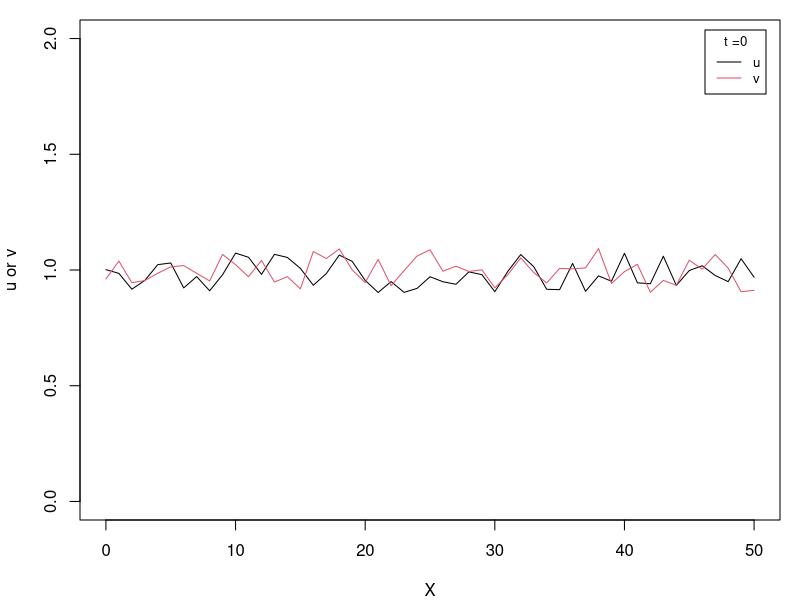
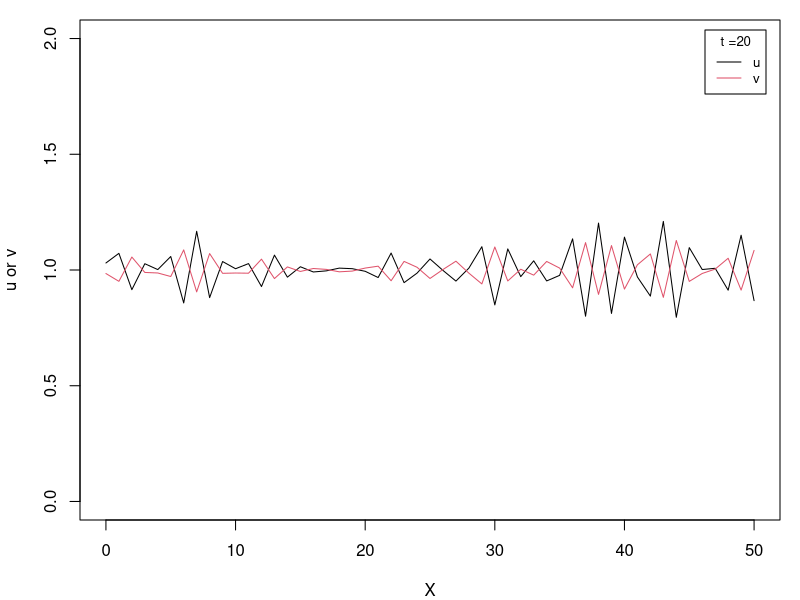
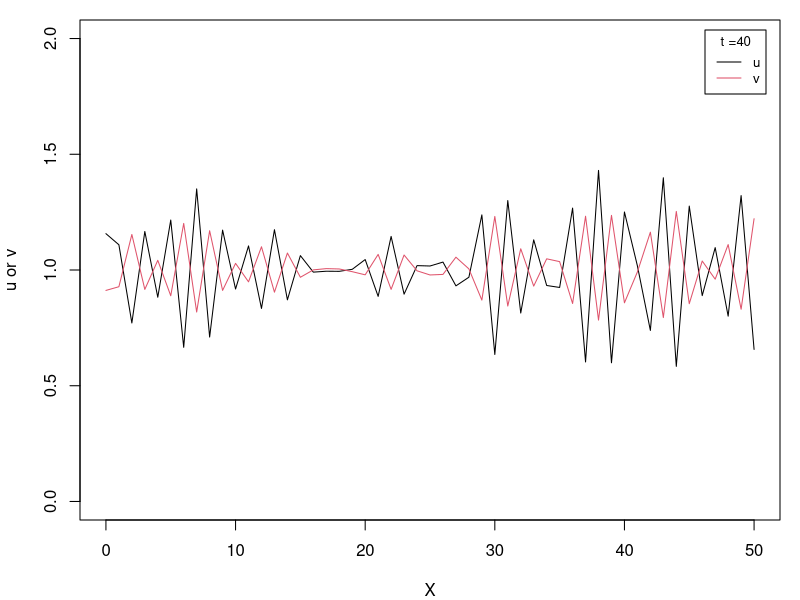
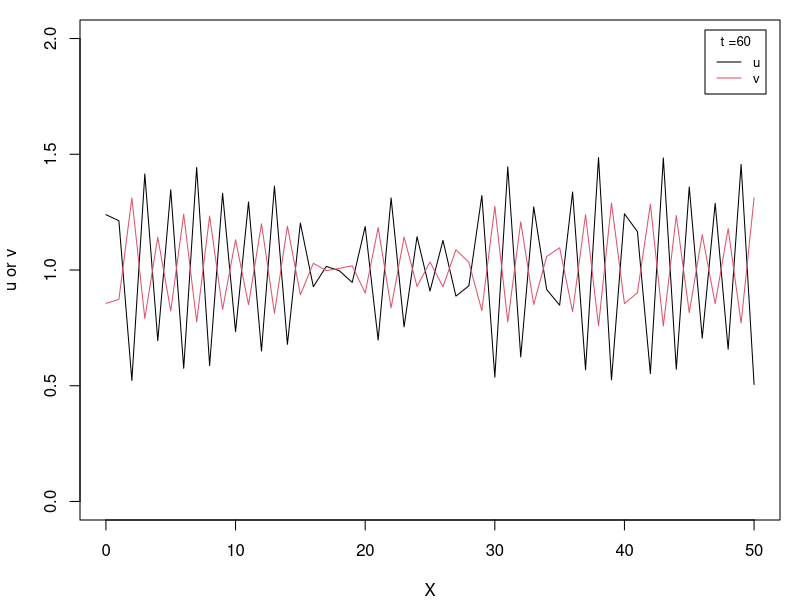
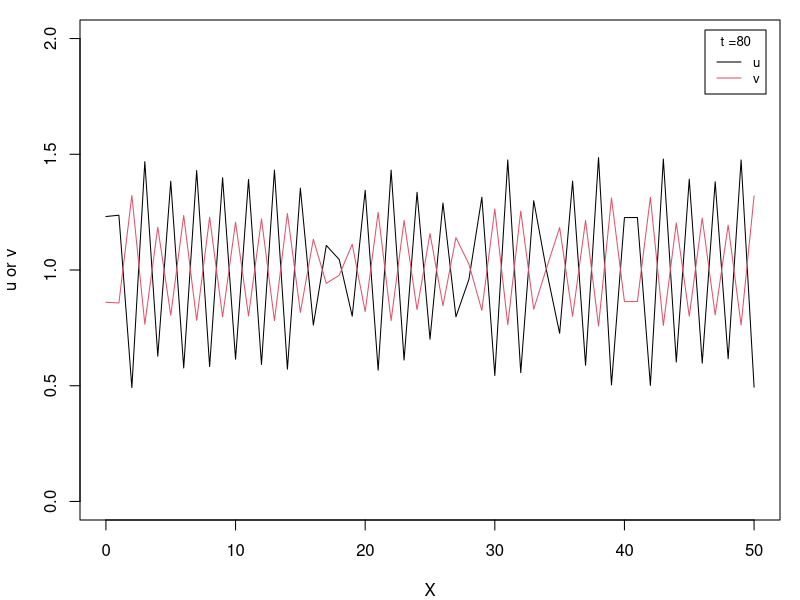
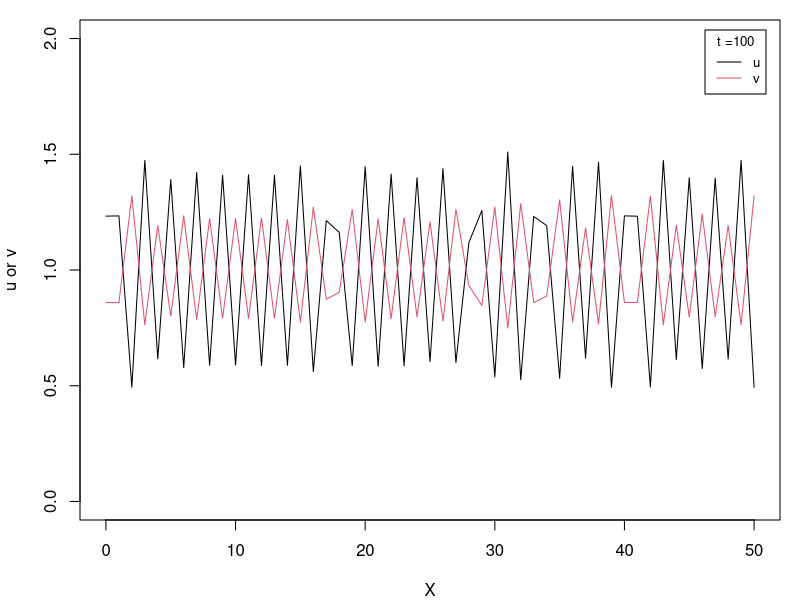
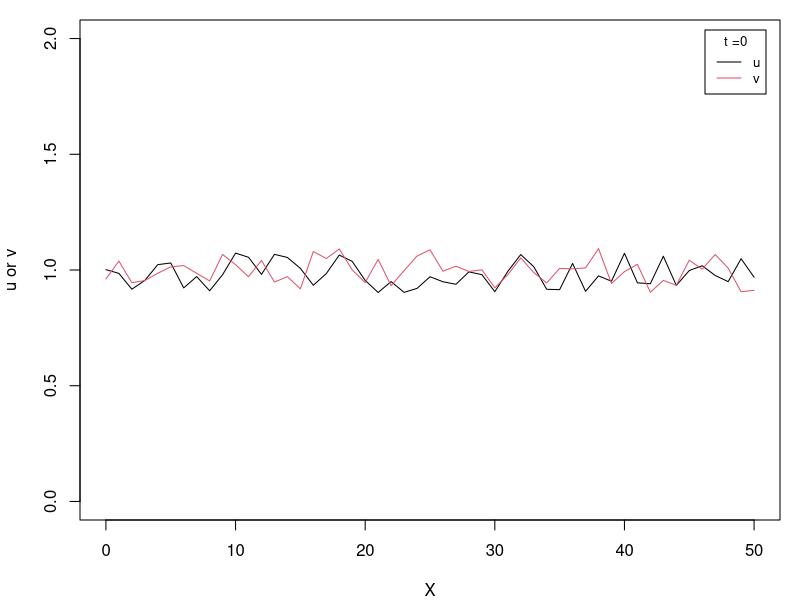
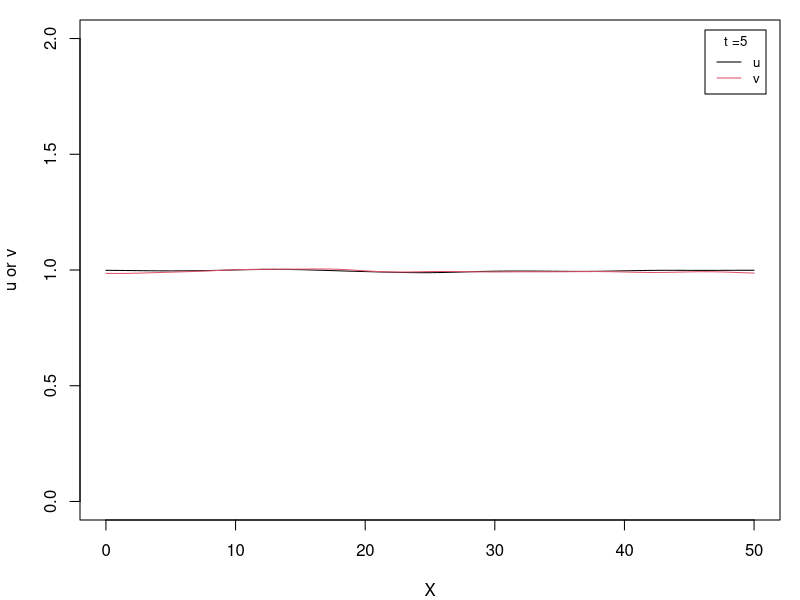

Generate these figures, in order, with R:
## ---- chunk 1
knitr::opts_chunk$set(echo = TRUE)
## ---- chunk 2
## PDE integration with the finite difference method for a generic reaction-diffusion system (multi-variable)
pde_fd_reaction_diffusion_multi <- function(derivs, n, ngrid, dX, dt, D, t0, t.total, p0, ...) {
  #derivs: derivative function
  #n: number of components
  #ngrid: number of grid points
  #dX: X step size
  #dt: time step size
  #D: diffusion constant (a vector of n)
  #t0: initial time
  #t.total: total simulation time
  #p0: initial condition: a matrix of (n, ngrid) 
  
  t_all = seq(t0, t.total, by = dt)
  nt_all = length(t_all)
  factor = D/dX**2*dt
  p = p0
  for (i in seq_len(nt_all-1)){
    p_plus_one = cbind(p[,-1], p[,1]) # a matrix, P(X+dX) for all Xs, periodic boundary condition
    p_minus_one = cbind(p[,ngrid], p[,1:(ngrid-1)])  # a matrix, P(X-dX) for all Xs, periodic boundary condition
    f = apply(p, 2, function(X) return (derivs(t_all[i],X, ...)))
    p = p + f*dt + factor * (p_plus_one + p_minus_one - 2 * p) # finite difference to update all P(X,t)
  }
  return(p)
}

## ---- chunk 3
par(mar = c(4, 4, 1, 1))
set.seed(10)
n = 2; len = 50; dX = 1; dt = 0.01; t.total_iter = 20
D = c(0.1,1); mu = 1.5

ngrid = as.integer(len/dX)+1  # number of grid points
X_all = c(0:(ngrid-1))*dX  # X values for each grid point

u0 = matrix(1 + runif(2*ngrid, -0.1,0.1), nrow = 2, ncol = ngrid)

turing_asdm <- function(t, p, mu){
  u = p[1]
  v = p[2]
  u2v = u*u*v
  f =  u2v - u
  g = mu*(1-u2v)
  return(c(f,g))
}

u_1 = u0
for(i in 0:5){
  if(i>0){
    u_1 = pde_fd_reaction_diffusion_multi(derivs = turing_asdm, n = n, ngrid = ngrid, dX = dX, dt = dt, D = D, 
                                  t0 = 0, t.total = t.total_iter, p0 = u_1, mu = mu) 
  }
  plot(X_all, u_1[1,], type="l", col=1, xlab="X", ylab="u or v", xlim=c(0,50), ylim=c(0,2)) 
  lines(X_all,u_1[2,], col=2)
  legend("topright", inset=0.02, 
       legend = c("u", "v"), title = paste0("t =",i*t.total_iter),
       col=c(1,2), lty = 1, cex=0.8)
}
## ---- chunk 4
par(mar = c(4, 4, 1, 1))
D = c(0.8,1); mu = 1.5; t.total_iter = 5
set.seed(10)

u0 = matrix(1 + runif(2*ngrid, -0.1,0.1), nrow = 2, ncol = ngrid)

u_1 = u0
for(i in 0:3){
  if(i>0){
    u_1 = pde_fd_reaction_diffusion_multi(derivs = turing_asdm, n = n, ngrid = ngrid, dX = dX, dt = dt, D = D, 
                                  t0 = 0, t.total = t.total_iter, p0 = u_1, mu = mu) 
  }
  plot(X_all, u_1[1,], type="l", col=1, xlab="X", ylab="u or v", xlim=c(0,50), ylim=c(0,2)) 
  lines(X_all,u_1[2,], col=2)
  legend("topright", inset=0.02, 
       legend = c("u", "v"), title = paste0("t =",i*t.total_iter),
       col=c(1,2), lty = 1, cex=0.8)
}
## ---- chunk 5
par(mar = c(4, 4, 1, 1))
D = c(0.7,1); mu = 0.3; t.total_iter = 20
set.seed(10)

u0 = matrix(1 + runif(2*ngrid, -0.1,0.1), nrow = 2, ncol = ngrid)

u_1 = u0
for(i in 0:5){
  if(i>0){
    u_1 = pde_fd_reaction_diffusion_multi(derivs = turing_asdm, n = n, ngrid = ngrid, dX = dX, dt = dt, D = D, 
                                  t0 = 0, t.total = t.total_iter, p0 = u_1, mu = mu) 
  }
  plot(X_all, u_1[1,], type="l", col=1, xlab="X", ylab="u or v", xlim=c(0,50), ylim=c(0,10)) 
  lines(X_all,u_1[2,], col=2)
  legend("topright", inset=0.02, 
       legend = c("u", "v"), title = paste0("t =",i*t.total_iter),
       col=c(1,2), lty = 1, cex=0.8)
}
## ---- chunk 6
par(mar = c(4, 4, 1, 1))
set.seed(10)
n = 2; len = 50; dX = 1; dt = 0.01; t.total_iter = 20
D = c(0.1,1); mu = 1.5

ngrid = as.integer(len/dX)+1  # number of grid points
X_all = c(0:(ngrid-1))*dX  # X values for each grid point

u0 = matrix(1 + runif(2*ngrid, -0.1,0.1), nrow = 2, ncol = ngrid)

turing_aim <- function(t, p, mu){
  u = p[1]
  v = p[2]
  u2 = u*u
  f =  u2/v - u
  g = mu*(u2 - v)
  return(c(f,g))
}

u_1 = u0
for(i in 0:5){
  if(i>0){
    u_1 = pde_fd_reaction_diffusion_multi(derivs = turing_aim, n = n, ngrid = ngrid, dX = dX, dt = dt, D = D, 
                                  t0 = 0, t.total = t.total_iter, p0 = u_1, mu = mu) 
  }
  plot(X_all, u_1[1,], type="l", col=1, xlab="X", ylab="u or v", xlim=c(0,50), ylim=c(0,2)) 
  lines(X_all,u_1[2,], col=2)
  legend("topright", inset=0.02, 
       legend = c("u", "v"), title = paste0("t =",i*t.total_iter),
       col=c(1,2), lty = 1, cex=0.8)
}
